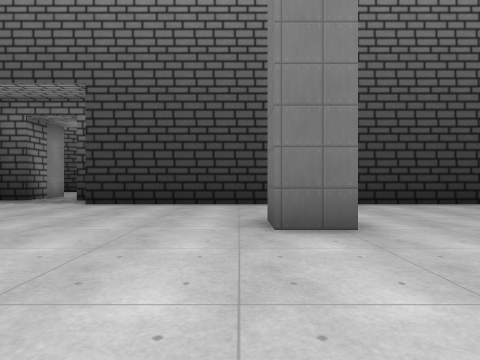
view 1 (above)

18 first-person views from a walk through a Godot game level. The camera is 1.2 m above the floor, looks level and sees 75° across. The floor is counted in squares, 2 m on a side. Each view is taken from the middle of a square. On the plan, view 1 faces up. The plan holds only what a view shows up to about 9 squares ahead; the rest is blank. The place goes on beyond the plan. Characters and animated objects are not drawn. Some surface patterns are stand-ins.

view 2
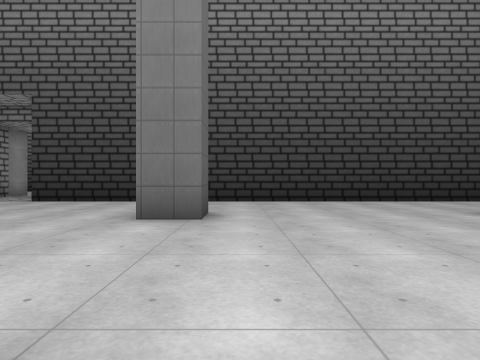

view 3
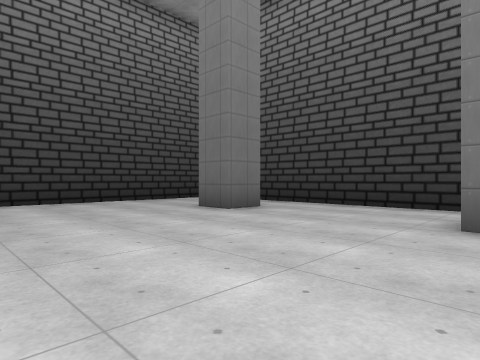

view 4
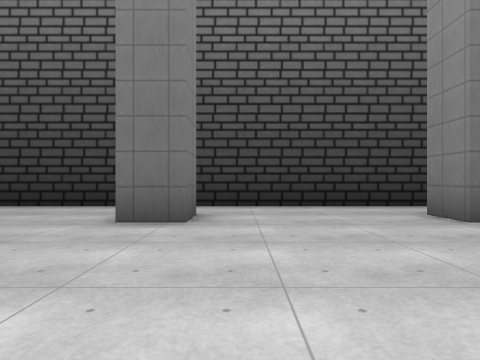

view 5
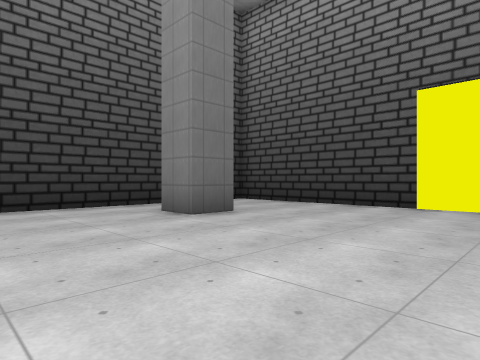

view 6
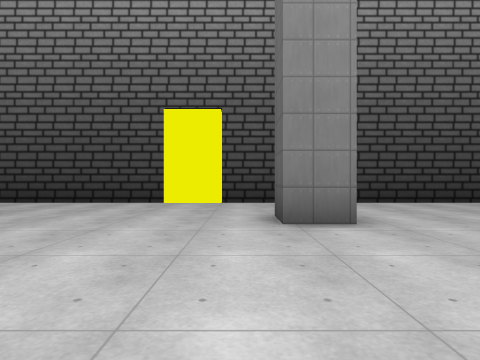

view 7
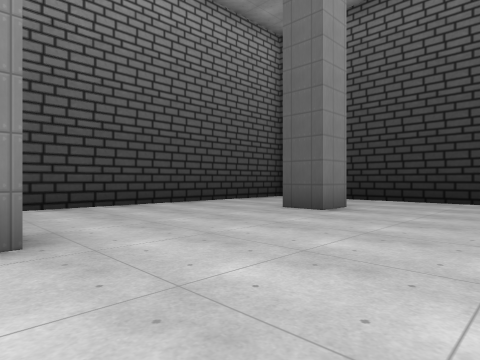

view 8
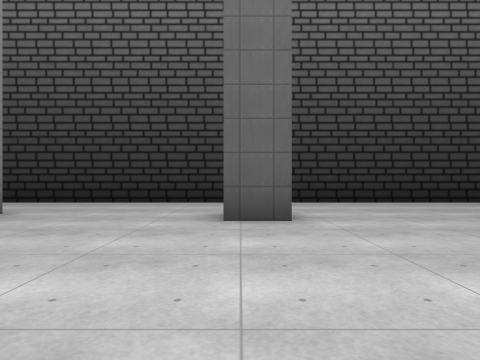

view 9
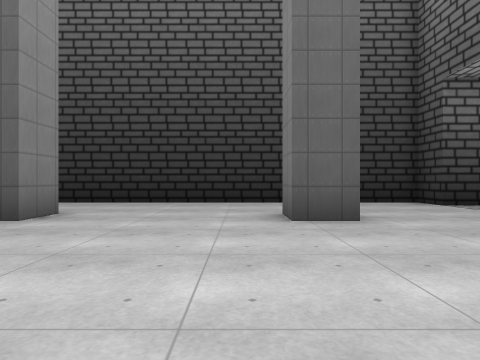

view 10
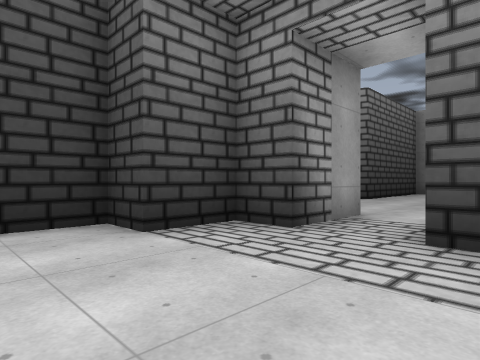

view 11
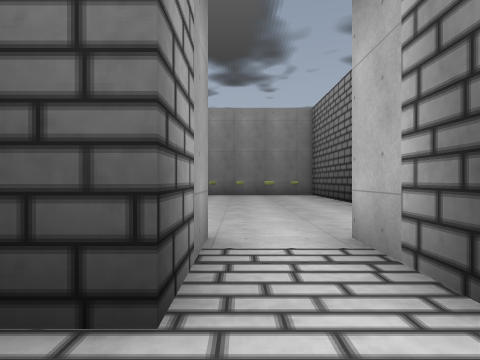

view 12
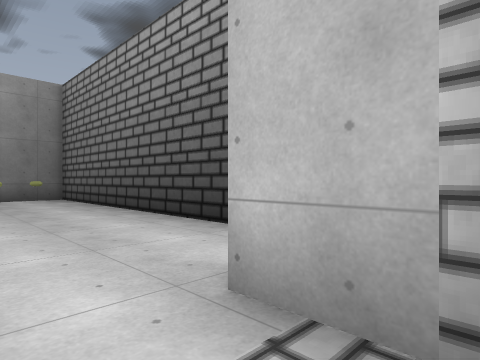

view 13
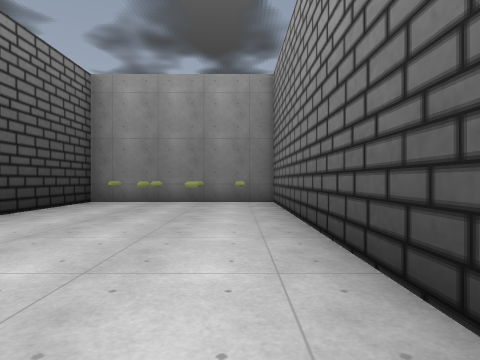

view 14
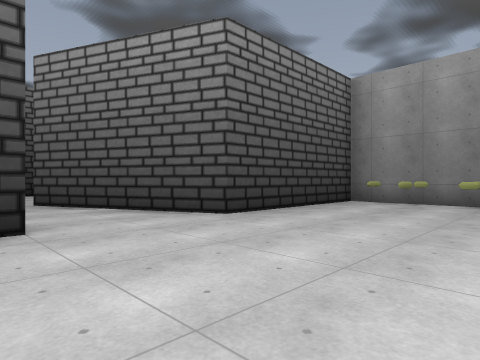

view 15
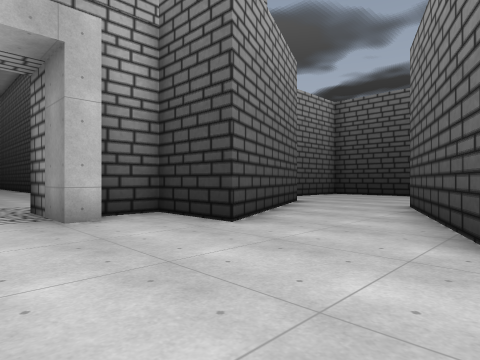

view 16
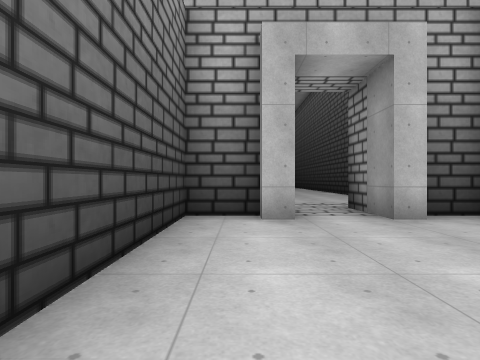

view 17
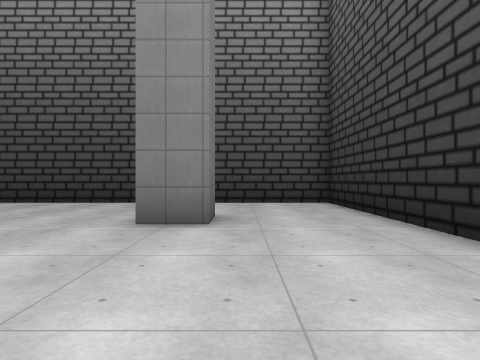

view 18
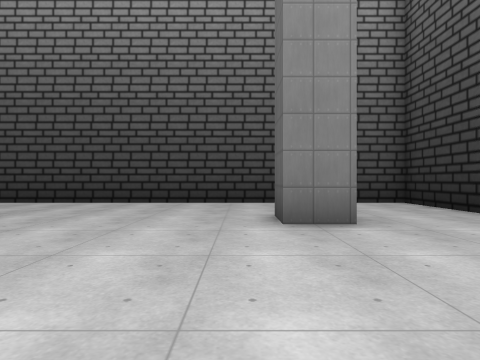

### Floor plan
Ten units are one square. View 1 is at (0, 0); x grows to the right and y downward. Boxes are objects, and circles mark ways between rooms. Rooms are numbered by the first view taken in them; rooms with no view inside come last. Other rooms are left out.
<svg viewBox="-111 -211 208 308">
<path fill="none" stroke="#000" d="M4 52 14 52 14 62M-56 2 -46 2 -46 12M14 -48 14 -38 4 -38 4 -48M-46 -49 -46 -38 -55 -38M75 12 64 12 64 1M-56 61 -56 52 -46 52 -46 62M64 62 64 52 75 52M75 -38 64 -38 64 -48M92 64 92 -46M-44 -93 -48 -93 -48 -113M88 -78 -39 -78M-63 -113 -63 -93 -73 -93 -73 -78 -83 -78 -83 92 84 92M-69 -113 -63 -113M-48 -113 -42 -113M-44 -108 -31 -108 -31 -200M-101 -119 -81 -128 -81 -108 -70 -108M-81 -206 -81 -158 -106 -146"/>
<circle cx="-60" cy="-105" r="3" fill="#2a7"/>
<text x="0" y="10">1</text>
<text x="-60" y="-140">2</text>
</svg>
Room 1 opens to room 2.

Where each view was taken, in squares from view 1:
view 1: 0 up, 0 right, facing up
view 2: 1 down, 2 right, facing up
view 3: 1 down, 2 right, facing up-right
view 4: 2 down, 2 right, facing right
view 5: 2 down, 2 right, facing down-right
view 6: 1 down, 2 right, facing down
view 7: 2 down, 1 right, facing down-left
view 8: 1 down, 0 right, facing left
view 9: 3 up, 0 right, facing left
view 10: 6 up, 4 left, facing up-left
view 11: 8 up, 6 left, facing up
view 12: 10 up, 6 left, facing up-right
view 13: 12 up, 4 left, facing up
view 14: 12 up, 4 left, facing up-left
view 15: 16 up, 5 left, facing down-left
view 16: 16 up, 4 left, facing down
view 17: 1 down, 6 left, facing down
view 18: 1 down, 4 left, facing down
